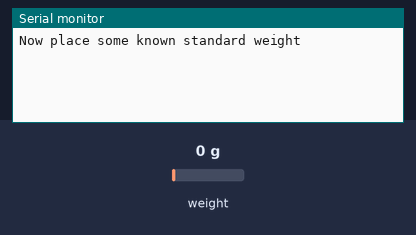
Recording of a sketch running on a simulated Arduino Uno, built with avr-gcc and run on an emulated ATmega328P. On the bench: the last lines printed to the serial monitor. The test bench sets the inputs (shaded band); at power-on: weight on the scale 0 g.

Above: at 2.2 s.
2.3 s: weight on the scale set to 100 g
At 6.7 s:
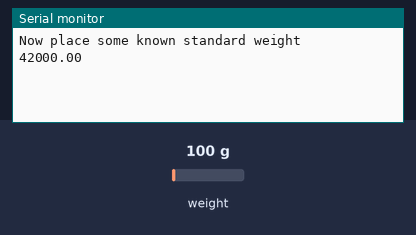
9.9 s: weight on the scale set to 1250 g
At 11.7 s:
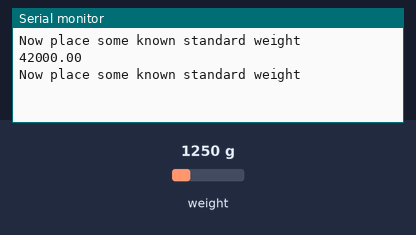

The sketch:

Caliberate.ino
```cpp
#include "HX711.h"

// HX711.DOUT	- pin #A1
// HX711.PD_SCK	- pin #A0

HX711 scale(A1, A0);		// parameter "gain" is ommited; the default value 128 is used by the library

void setup() {
  // Setting appropriate baud rate
  Serial.begin(38400);
  scale.set_scale();
  scale.tare();
}

void loop() {
  Serial.println("Now place some known standard weight");
  // Waiting for standard weight to be placed
  delay(5000);
  // factor = standard weight/value printed from statement below
  Serial.println(scale.get_units());
  // put the ADC in sleep mode
  scale.power_down();
  delay(5000);
  scale.power_up();
}
```

Measured:
- after the input at 2.3 s, the serial monitor: prints a new line after 3.8 s (image 1)
